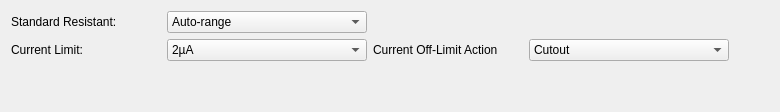
        <widget class="QWidget" name="tab_3">
         <attribute name="title">
          <string>Resistor &amp;&amp; Current</string>
         </attribute>
         <layout class="QHBoxLayout" name="horizontalLayout_6">
          <item>
           <layout class="QGridLayout" name="gridLayout_5">
            <item row="2" column="1">
             <spacer name="verticalSpacer_3">
              <property name="sizeHint" stdset="0">
               <size>
                <width>20</width>
                <height>40</height>
               </size>
              </property>
             </spacer>
            </item>
            <item row="0" column="1">
             <widget class="QComboBox" name="standardResistantCombo">
              <property name="minimumSize">
               <size>
                <width>200</width>
                <height>0</height>
               </size>
              </property>
              <item>
               <property name="text">
                <string>Auto-range</string>
               </property>
              </item>
              <item>
               <property name="text">
                <string>0.1Ω -- 2A</string>
               </property>
              </item>
              <item>
               <property name="text">
                <string>1Ω -- 200mA</string>
               </property>
              </item>
              <item>
               <property name="text">
                <string>10Ω -- 20mA</string>
               </property>
              </item>
              <item>
               <property name="text">
                <string>100Ω -- 2mA</string>
               </property>
              </item>
              <item>
               <property name="text">
                <string>1kΩ -- 200µA</string>
               </property>
              </item>
              <item>
               <property name="text">
                <string>10kΩ -- 20µA</string>
               </property>
              </item>
              <item>
               <property name="text">
                <string>100kΩ -- 2µA</string>
               </property>
              </item>
              <item>
               <property name="text">
                <string>1MΩ -- 200nA</string>
               </property>
              </item>
             </widget>
            </item>
            <item row="1" column="3">
             <widget class="QLabel" name="labelResource_12">
              <property name="minimumSize">
               <size>
                <width>150</width>
                <height>0</height>
               </size>
              </property>
              <property name="text">
               <string>Current Off-Limit Action</string>
              </property>
             </widget>
            </item>
            <item row="1" column="4">
             <widget class="QComboBox" name="currentOffLimitActionCombo">
              <property name="minimumSize">
               <size>
                <width>200</width>
                <height>0</height>
               </size>
              </property>
              <item>
               <property name="text">
                <string>Cutout</string>
               </property>
              </item>
              <item>
               <property name="text">
                <string>Limit</string>
               </property>
              </item>
              <item>
               <property name="text">
                <string>No Limit</string>
               </property>
              </item>
             </widget>
            </item>
            <item row="1" column="0">
             <widget class="QLabel" name="labelResource_10">
              <property name="minimumSize">
               <size>
                <width>150</width>
                <height>0</height>
               </size>
              </property>
              <property name="text">
               <string>Current Limit:</string>
              </property>
             </widget>
            </item>
            <item row="0" column="0">
             <widget class="QLabel" name="labelResource_9">
              <property name="minimumSize">
               <size>
                <width>150</width>
                <height>0</height>
               </size>
              </property>
              <property name="text">
               <string>Standard Resistant:</string>
              </property>
             </widget>
            </item>
            <item row="1" column="1">
             <widget class="QComboBox" name="currentLimitCombo">
              <property name="minimumSize">
               <size>
                <width>200</width>
                <height>0</height>
               </size>
              </property>
              <item>
               <property name="text">
                <string>2µA</string>
               </property>
              </item>
              <item>
               <property name="text">
                <string>20µA</string>
               </property>
              </item>
              <item>
               <property name="text">
                <string>200µA</string>
               </property>
              </item>
              <item>
               <property name="text">
                <string>2mA</string>
               </property>
              </item>
              <item>
               <property name="text">
                <string>20mA</string>
               </property>
              </item>
              <item>
               <property name="text">
                <string>200mA</string>
               </property>
              </item>
              <item>
               <property name="text">
                <string>2A</string>
               </property>
              </item>
             </widget>
            </item>
           </layout>
          </item>
          <item>
           <spacer name="horizontalSpacer_4">
            <property name="orientation">
             <enum>Qt::Horizontal</enum>
            </property>
            <property name="sizeHint" stdset="0">
             <size>
              <width>40</width>
              <height>20</height>
             </size>
            </property>
           </spacer>
          </item>
         </layout>
        </widget>
